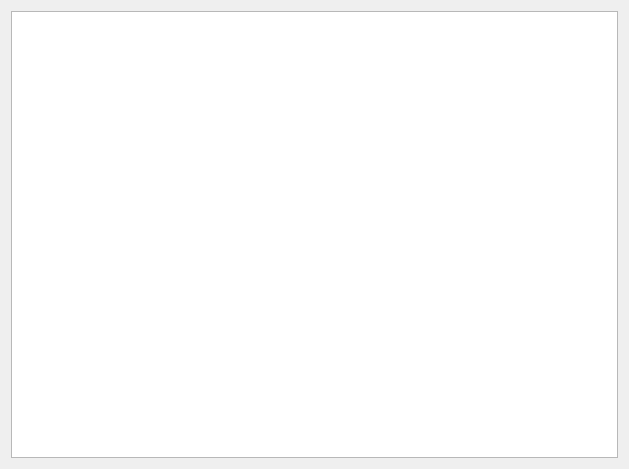
<?xml version="1.0" encoding="UTF-8"?>
<ui version="4.0">
 <class>Form</class>
 <widget class="QWidget" name="Form">
  <property name="geometry">
   <rect>
    <x>0</x>
    <y>0</y>
    <width>629</width>
    <height>469</height>
   </rect>
  </property>
  <property name="windowTitle">
   <string>Кофе</string>
  </property>
  <layout class="QHBoxLayout" name="horizontalLayout">
   <item>
    <widget class="QTableWidget" name="table"/>
   </item>
  </layout>
 </widget>
 <resources/>
 <connections/>
</ui>
